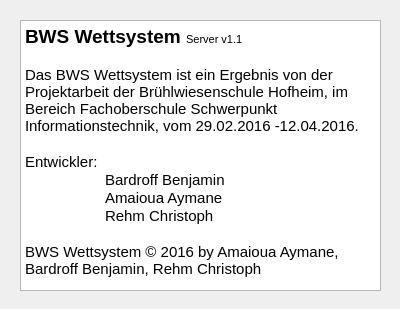
<?xml version="1.0" encoding="UTF-8"?>
<ui version="4.0">
 <class>Info</class>
 <widget class="QWidget" name="Info">
  <property name="geometry">
   <rect>
    <x>0</x>
    <y>0</y>
    <width>400</width>
    <height>309</height>
   </rect>
  </property>
  <property name="windowTitle">
   <string>Info</string>
  </property>
  <widget class="QTextBrowser" name="textBrowser">
   <property name="geometry">
    <rect>
     <x>20</x>
     <y>20</y>
     <width>361</width>
     <height>271</height>
    </rect>
   </property>
   <property name="html">
    <string>&lt;!DOCTYPE HTML PUBLIC &quot;-//W3C//DTD HTML 4.0//EN&quot; &quot;http://www.w3.org/TR/REC-html40/strict.dtd&quot;&gt;
&lt;html&gt;&lt;head&gt;&lt;meta name=&quot;qrichtext&quot; content=&quot;1&quot; /&gt;&lt;style type=&quot;text/css&quot;&gt;
p, li { white-space: pre-wrap; }
&lt;/style&gt;&lt;/head&gt;&lt;body style=&quot; font-family:'MS Shell Dlg 2'; font-size:8.25pt; font-weight:400; font-style:normal;&quot;&gt;
&lt;p style=&quot; margin-top:0px; margin-bottom:0px; margin-left:0px; margin-right:0px; -qt-block-indent:0; text-indent:0px;&quot;&gt;&lt;span style=&quot; font-family:'Ubuntu'; font-size:14pt; font-weight:600;&quot;&gt;BWS Wettsystem &lt;/span&gt;&lt;span style=&quot; font-family:'Ubuntu'; font-size:8pt;&quot;&gt;Server v1.1&lt;/span&gt;&lt;/p&gt;
&lt;p style=&quot; margin-top:0px; margin-bottom:0px; margin-left:0px; margin-right:0px; -qt-block-indent:0; text-indent:0px;&quot;&gt;&lt;span style=&quot; font-family:'Ubuntu'; font-size:11pt;&quot;&gt; &lt;/span&gt;&lt;/p&gt;
&lt;p style=&quot; margin-top:0px; margin-bottom:0px; margin-left:0px; margin-right:0px; -qt-block-indent:0; text-indent:0px;&quot;&gt;&lt;span style=&quot; font-family:'Ubuntu'; font-size:11pt;&quot;&gt;Das BWS Wettsystem ist ein Ergebnis von der Projektarbeit der Brühlwiesenschule Hofheim, im Bereich Fachoberschule Schwerpunkt Informationstechnik, vom 29.02.2016 -12.04.2016.&lt;/span&gt;&lt;/p&gt;
&lt;p style=&quot;-qt-paragraph-type:empty; margin-top:0px; margin-bottom:0px; margin-left:0px; margin-right:0px; -qt-block-indent:0; text-indent:0px; font-family:'Ubuntu'; font-size:11pt;&quot;&gt;&lt;br /&gt;&lt;/p&gt;
&lt;p style=&quot; margin-top:0px; margin-bottom:0px; margin-left:0px; margin-right:0px; -qt-block-indent:0; text-indent:0px;&quot;&gt;&lt;span style=&quot; font-family:'Ubuntu'; font-size:11pt;&quot;&gt;Entwickler:&lt;/span&gt;&lt;/p&gt;
&lt;p style=&quot; margin-top:0px; margin-bottom:0px; margin-left:0px; margin-right:0px; -qt-block-indent:0; text-indent:0px;&quot;&gt;&lt;span style=&quot; font-family:'Ubuntu'; font-size:11pt;&quot;&gt;	Bardroff Benjamin&lt;/span&gt;&lt;/p&gt;
&lt;p style=&quot; margin-top:0px; margin-bottom:0px; margin-left:0px; margin-right:0px; -qt-block-indent:0; text-indent:0px;&quot;&gt;&lt;span style=&quot; font-family:'Ubuntu'; font-size:11pt;&quot;&gt;	Amaioua Aymane&lt;/span&gt;&lt;/p&gt;
&lt;p style=&quot; margin-top:0px; margin-bottom:0px; margin-left:0px; margin-right:0px; -qt-block-indent:0; text-indent:0px;&quot;&gt;&lt;span style=&quot; font-family:'Ubuntu'; font-size:11pt;&quot;&gt;	Rehm Christoph&lt;/span&gt;&lt;/p&gt;
&lt;p style=&quot;-qt-paragraph-type:empty; margin-top:0px; margin-bottom:0px; margin-left:0px; margin-right:0px; -qt-block-indent:0; text-indent:0px; font-family:'Ubuntu'; font-size:11pt;&quot;&gt;&lt;br /&gt;&lt;/p&gt;
&lt;p style=&quot; margin-top:0px; margin-bottom:0px; margin-left:0px; margin-right:0px; -qt-block-indent:0; text-indent:0px;&quot;&gt;&lt;span style=&quot; font-family:'Ubuntu'; font-size:11pt;&quot;&gt;BWS Wettsystem © 2016 by Amaioua Aymane, Bardroff Benjamin, Rehm Christoph&lt;/span&gt;&lt;/p&gt;&lt;/body&gt;&lt;/html&gt;</string>
   </property>
  </widget>
 </widget>
 <resources/>
 <connections/>
</ui>
